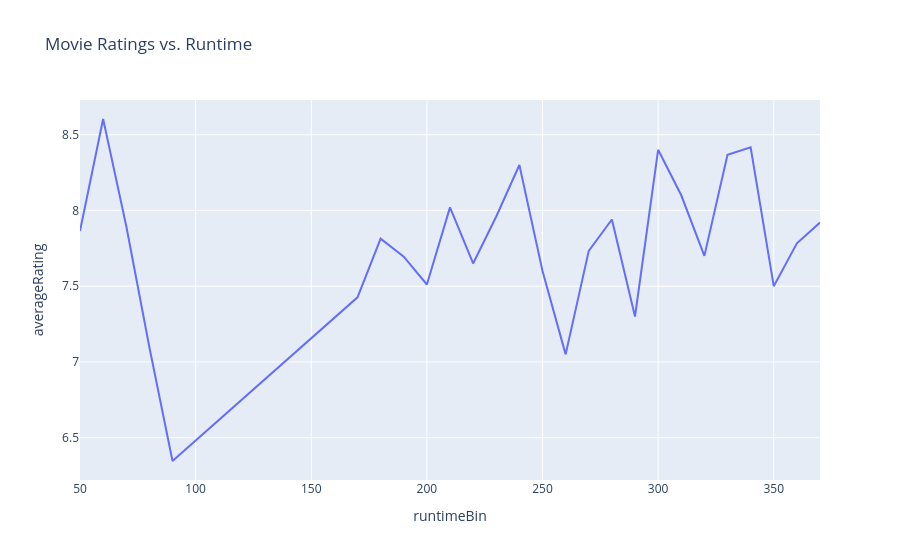

Write notebook code for a chart like this one.
### Code cell
# just run this cell
px.line(res_q4, x="runtimeBin", y="averageRating",
        title="Movie Ratings vs. Runtime")

### Figure 1 — Plotly figure (JSON) as saved in the notebook; plotly's stock layout.template omitted (floating-point values rounded to 4 significant figures)
{"data": [{"hovertemplate": "runtimeBin=%{x}<br>averageRating=%{y}<extra></extra>", "legendgroup": "", "line": {"color": "#636efa", "dash": "solid"}, "marker": {"symbol": "circle"}, "mode": "lines", "name": "", "orientation": "v", "showlegend": false, "type": "scatter", "x": [50, 60, 70, 80, 90, 170, 180, 190, 200, 210, 220, 230, 240, 250, 260, 270, 280, 290, 300, 310, 320, 330, 340, 350, 360, 370], "xaxis": "x", "y": [7.865, 8.603, 7.897, 7.097, 6.346, 7.427, 7.814, 7.695, 7.511, 8.02, 7.65, 7.96, 8.3, 7.6, 7.05, 7.733, 7.94, 7.3, 8.4, 8.1, 7.7, 8.367, 8.417, 7.5, 7.783, 7.92], "yaxis": "y"}], "layout": {"legend": {"tracegroupgap": 0}, "title": {"text": "Movie Ratings vs. Runtime"}, "xaxis": {"anchor": "y", "domain": [0, 1], "title": {"text": "runtimeBin"}}, "yaxis": {"anchor": "x", "domain": [0, 1], "title": {"text": "averageRating"}}}}
